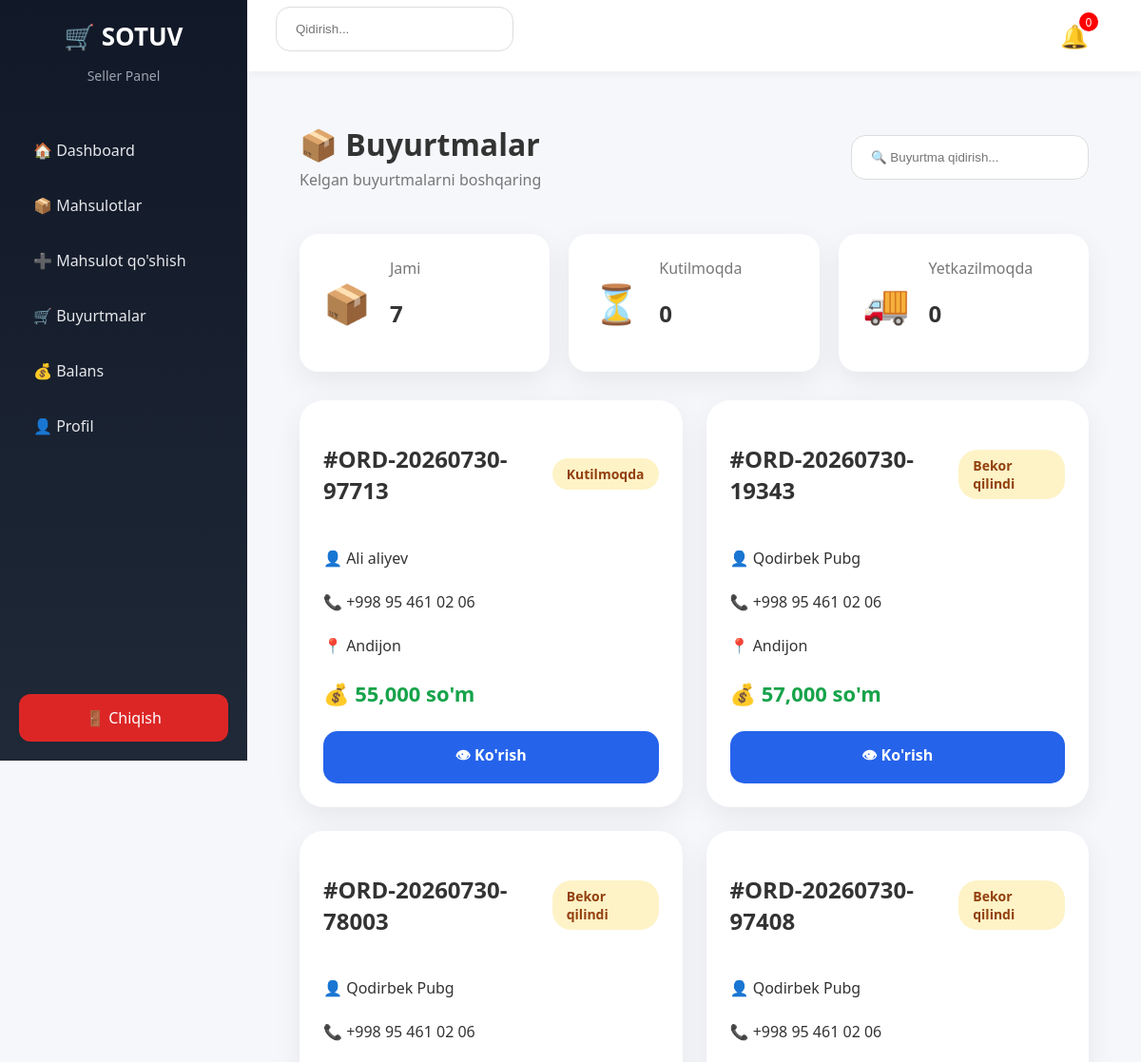
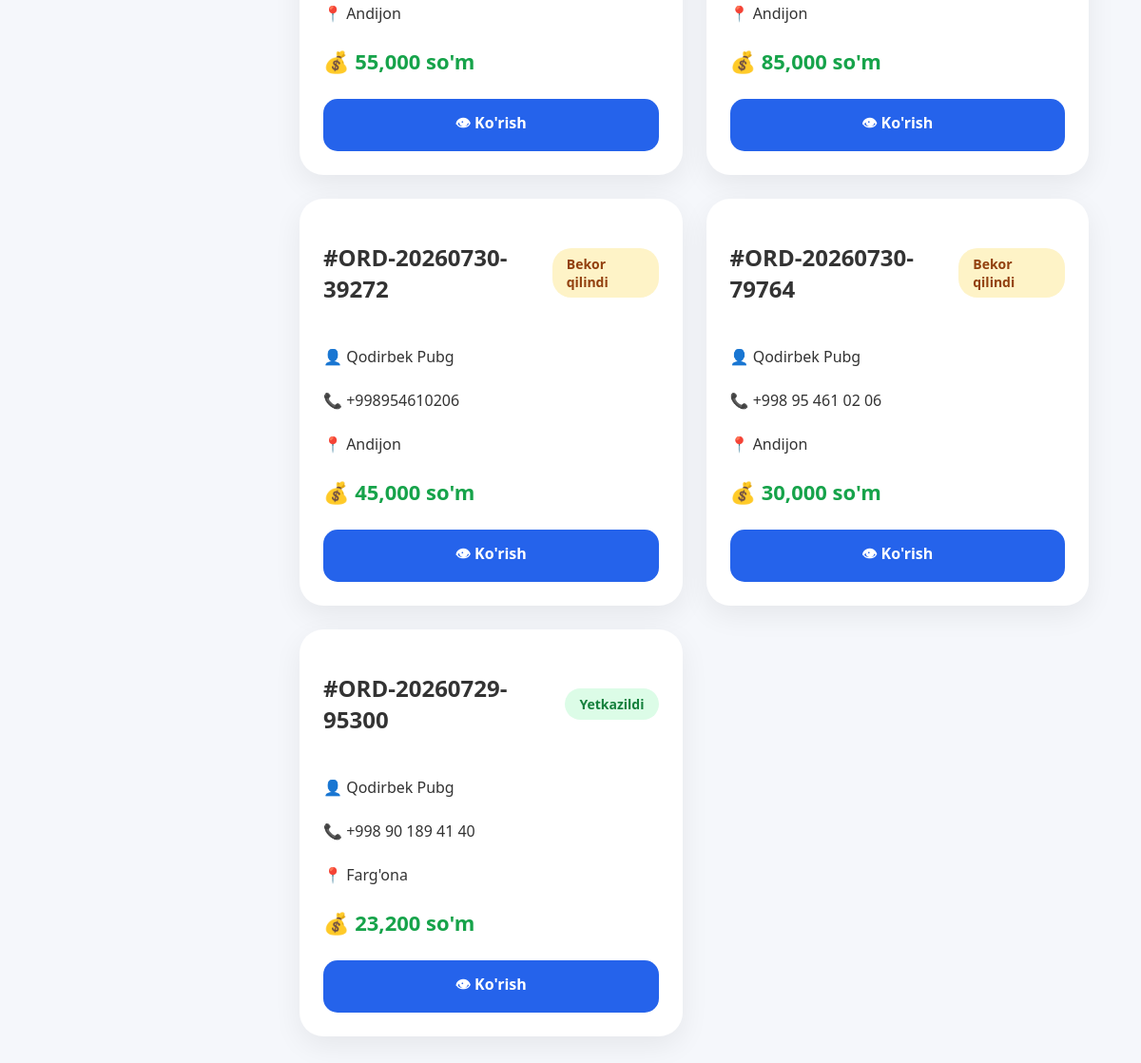
Screenshot of /seller/orders (signed in) with the database file from the repository (2 pictures, top to bottom).
### models/order.py (models this page shows, shortened)
class Order(db.Model):
    __tablename__ = "order"
    STATUS_NEW = "Kutilmoqda"
    STATUS_ACCEPTED = "Qabul qilindi"
    STATUS_PREPARING = "Tayyorlanmoqda"
    STATUS_SHIPPING = "Yetkazilmoqda"
    STATUS_DONE = "Yetkazildi"
    STATUS_CANCELLED = "Bekor qilindi"
    STATUSES = [
        STATUS_NEW,
        STATUS_ACCEPTED,
        STATUS_PREPARING,
        STATUS_SHIPPING,
        STATUS_DONE,
        STATUS_CANCELLED
    ]
    PAYMENT_PENDING = "To'lanmagan"
    PAYMENT_PAID = "To'langan"
    PAYMENT_REFUND = "Qaytarilgan"
    PAYMENT_STATUSES = [
        PAYMENT_PENDING,
        PAYMENT_PAID,
        PAYMENT_REFUND
    ]
    id = db.Column(
        db.Integer,
        primary_key=True
    )
    order_number = db.Column(
        db.String(50),
        unique=True,
        nullable=False,
        index=True
    )
    tracking_code = db.Column(
        db.String(100),
        unique=True
    )
    user_id = db.Column(
        db.Integer,
        db.ForeignKey("user.id"),
        nullable=False,
        index=True
    )
    subtotal = db.Column(
        db.Integer,
        default=0
    )
    delivery_price = db.Column(
        db.Integer,
        default=0
    )
    delivery_type = db.Column(
        db.String(50),
        default="standard"
    )
    discount = db.Column(
        db.Integer,
        default=0
    )
    total_price = db.Column(
        db.Integer,
        default=0
    )
    payment_method = db.Column(
        db.String(50),
        default="Naqd"
    )
    payment_status = db.Column(
        db.String(50),
        default=PAYMENT_PENDING
    )
    payment_check = db.Column(
        db.String(255),
        nullable=True
    )
    payment_verified = db.Column(
        db.Boolean,
        default=False
    )
    status = db.Column(
        db.String(50),
        default=STATUS_NEW,
        index=True
    )
    status_note = db.Column(
        db.Text
    )
    receiver_name = db.Column(
        db.String(100),
        nullable=False
    )
    phone = db.Column(
        db.String(30),
        nullable=False
    )
    country = db.Column(
        db.String(100),
        default="Uzbekistan"
    )
    region = db.Column(
        db.String(100)
    )
    city = db.Column(
        db.String(100)
    )
    district = db.Column(
        db.String(100)
    )
    street = db.Column(
        db.String(200)
    )
    house = db.Column(
        db.String(50)
    )
    apartment = db.Column(
        db.String(50)
    )
    address = db.Column(
        db.Text
    )
    comment = db.Column(
        db.Text
    )
    cancel_reason = db.Column(
        db.Text
    )
    created_at = db.Column(
        db.DateTime,
        default=datetime.utcnow,
        index=True
    )
    updated_at = db.Column(
        db.DateTime,
        default=datetime.utcnow,
        onupdate=datetime.utcnow
    )
    completed_at = db.Column(
        db.DateTime
    )
    user = db.relationship(
        "User",
        back_populates="orders"
    )
    items = db.relationship(
        "OrderItem",
        back_populates="order",
        cascade="all, delete-orphan",
        lazy="joined"
    )
    notifications = db.relationship(
        "Notification",
        back_populates="order",
        cascade="all, delete-orphan"
    )

### seller/routes.py (the view)
@seller.route(
    "/orders"
)
@seller_required
def orders():
    seller_id = session.get(
        "seller_id"
    )
    orders = (
        Order.query
        .join(
            OrderItem
        )
        .filter(
            OrderItem.seller_id == seller_id
        )
        .order_by(
            Order.created_at.desc()
        )
        .all()
    )
    return render_template(
        "seller/orders.html",
        orders=orders
    )

### templates/seller/orders.html (shortened to what this page needs)
{% extends "seller/base.html" %}
{% block content %}
<link rel="stylesheet" href="{{url_for('static',filename='css/seller_orders.css')}}">
<link rel="stylesheet" href="{{ url_for('static', filename='css/mobile-seller-orders.css') }}">
<div class="orders-page">
<div class="page-header">
<div>
<h1>
📦 Buyurtmalar
</h1>
<p>
Kelgan buyurtmalarni boshqaring
</p>
</div>
<div class="search">
<input
id="orderSearch"
placeholder="🔍 Buyurtma qidirish..."
>
</div>
</div>
<div class="stats">
<div class="stat-card">
<span>
📦
</span>
<div>
<p>
Jami
</p>
<h2>
{{orders|length}}
</h2>
</div>
</div>
<div class="stat-card">
<span>
⏳
</span>
<div>
<p>
Kutilmoqda
</p>
<h2>
{{orders|selectattr('status','equalto','Yangi')|list|length}}
</h2>
</div>
</div>
<div class="stat-card">
<span>
🚚
</span>
<div>
<p>
Yetkazilmoqda
</p>
<h2>
{{orders|selectattr('status','equalto','Yetkazilmoqda')|list|length}}
</h2>
</div>
</div>
</div>
<div class="orders-grid" id="orders">
{% if orders %}
{% for order in orders %}
<div class="order-card">
<div class="order-top">
<h2>
#{{order.order_number}}
</h2>
<span class="status {{order.status}}">
{{order.status}}
</span>
</div>
<div class="customer">
<p>
👤
{{order.receiver_name}}
</p>
<p>
📞
{{order.phone}}
</p>
<p>
📍
{{order.region}}
</p>
</div>
<div class="price">
💰
{{"{:,}".format(order.total_price)}}
so'm
</div>
<div class="card-footer">
<a href="{{url_for('seller.order_detail',id=order.id)}}"
class="view-btn">
👁 Ko'rish
</a>
</div>
</div>
{% endfor %}
{% endif %}
</div>
</div>
{% endblock %}

### templates/seller/base.html (shortened to what this page needs)
<!DOCTYPE html>
<html lang="uz">
<head>
<link
rel="stylesheet"
href="https://cdnjs.cloudflare.com/ajax/libs/font-awesome/6.5.2/css/all.min.css">
<link rel="stylesheet" href="/static/seller/css/style.css">
<link rel="stylesheet" href="{{ url_for('static', filename='css/mobile-seller-excel.css') }}">
</head>
<body>
<div class="sidebar">
<div class="logo">
<h2>
🛒 SOTUV
</h2>
<p>
Seller Panel
</p>
</div>
<div class="menu">
<a href="/seller"
class="menu-item">
🏠 Dashboard
</a>
<a href="/seller/products"
class="menu-item">
📦 Mahsulotlar
</a>
<a href="/seller/products/add"
class="menu-item">
➕ Mahsulot qo'shish
</a>
<a href="/seller/orders"
class="menu-item">
🛒 Buyurtmalar
</a>
<a href="/seller/balance"
class="menu-item">
💰 Balans
</a>
<a href="/seller/profile"
class="menu-item">
👤 Profil
</a>
</div>
<div class="sidebar-bottom">
<a href="/seller/logout"
class="logout">
🚪 Chiqish
</a>
</div>
</div>
<div class="main">
<div class="navbar">
<div class="search">
<input
type="text"
placeholder="Qidirish...">
</div>
<div class="right-nav">
<div class="notification">
🔔
<span>
0
</span>
</div>
</div>
</div>
<div class="content">
{% block content %}
{% endblock %}
</div>
</div>
</body>
</html>

### static/seller/css/style.css (style rules this page uses)
* { box-sizing:border-box; }
body { margin:0; font-family: "Segoe UI", Arial, sans-serif; background:#f5f7fb; color:#333; }
.sidebar { position:fixed; left:0; top:0; width:260px; height:100vh; background: linear-gradient( 180deg, #111827, #1f2937 ); padding:20px; display:flex; flex-direction:column; z-index:1000; }
.logo { text-align:center; color:white; margin-bottom:30px; }
.logo h2 { margin:0; font-size:26px; }
.logo p { color:#9ca3af; font-size:14px; }
.menu { flex:1; }
.menu-item { display:flex; align-items:center; gap:12px; padding:14px 15px; margin-bottom:8px; color:#e5e7eb; text-decoration:none; border-radius:12px; transition:.3s; }
.logout { display:block; padding:14px; text-align:center; background:#dc2626; color:white; border-radius:12px; text-decoration:none; transition:.3s; }
.main { margin-left:260px; min-height:100vh; }
.navbar { height:75px; background:white; display:flex; align-items:center; justify-content:space-between; padding:0 30px; box-shadow: 0 2px 10px rgba(0,0,0,.05); }
.search input { width:300px; padding:12px 18px; border-radius:30px; border:1px solid #ddd; outline:none; }
.right-nav { display:flex; align-items:center; gap:25px; }
.notification { position:relative; font-size:24px; cursor:pointer; }
.notification span { position:absolute; top:-8px; right:-10px; background:red; color:white; width:20px; height:20px; border-radius:50%; font-size:12px; display:flex; justify-content:center; align-items:center; }
.content { padding:30px; }
.stats { display:grid; grid-template-columns: repeat(4,1fr); gap:20px; }
.stat-card { background:white; padding:25px; border-radius:18px; }
input, textarea, select { width:100%; padding:13px; margin-bottom:15px; border: 1px solid #ddd; border-radius:10px; outline:none; }
.page-header { display:flex; justify-content:space-between; align-items:center; margin-bottom:30px; }
.page-header h1 { margin:0; }
.status { padding:6px 12px; border-radius:20px; background:#eee; }
.price { font-size:22px; font-weight:bold; color:#2563eb; }
.status { padding:6px 15px; border-radius:20px; background:#eee; }
.page-header { display:flex; justify-content:space-between; align-items:center; gap:20px; margin-bottom:25px; flex-wrap:wrap; }
.page-header h1 { font-size:32px; font-weight:800; margin:0; }
.page-header p { color:#777; margin-top:5px; }
.stat-card { background:white; border-radius:22px; padding:22px; display:flex; align-items:center; gap:18px; box-shadow:0 10px 30px rgba(0,0,0,.08); transition:.3s; }
.stat-card p { margin:0; color:#777; }
.price { font-size:22px; font-weight:800; color:#2563eb; }
.status { display:inline-flex; align-items:center; gap:6px; padding:7px 14px; border-radius:20px; background:#fef3c7; color:#92400e; font-size:14px; font-weight:600; }

### static/css/seller_orders.css (style rules this page uses)
.orders-page { padding:25px; }
.page-header { display:flex; justify-content:space-between; align-items:center; margin-bottom:30px; gap:20px; }
.page-header h1 { font-size:32px; }
.search input { padding:15px 20px; border-radius:15px; border:1px solid #ddd; width:250px; }
.stats { display:grid; grid-template-columns:repeat(3,1fr); gap:20px; margin-bottom:30px; }
.stat-card { background:white; padding:25px; border-radius:20px; display:flex; align-items:center; gap:20px; box-shadow:0 10px 30px #0001; }
.stat-card span { font-size:40px; }
.orders-grid { display:grid; grid-template-columns:repeat(auto-fill,minmax(320px,1fr)); gap:25px; }
.order-card { background:white; border-radius:25px; padding:25px; box-shadow:0 10px 30px #0001; transition:.3s; }
.order-top { display:flex; justify-content:space-between; align-items:center; }
.status { padding:7px 15px; border-radius:20px; font-weight:bold; font-size:14px; }
.status.Yetkazildi { background:#dcfce7; color:#15803d; }
.customer { margin:20px 0; line-height:30px; }
.price { font-size:22px; font-weight:bold; color:#16a34a; }
.card-footer { margin-top:25px; }
.view-btn { display:block; text-align:center; padding:14px; border-radius:15px; background:#2563eb; color:white; text-decoration:none; font-weight:bold; }

### rows the page displays
Order: order_number "ORD-20260730-97713", status "Kutilmoqda", receiver_name "Ali aliyev", phone "+998 95 461 02 06", region "Andijon", total_price "55,000"
Order: order_number "ORD-20260730-19343", status "Bekor qilindi", receiver_name "Qodirbek Pubg", phone "+998 95 461 02 06", region "Andijon", total_price "57,000"
Order: order_number "ORD-20260730-78003", status "Bekor qilindi", receiver_name "Qodirbek Pubg", phone "+998 95 461 02 06", region "Andijon", total_price "55,000"
Order: order_number "ORD-20260730-97408", status "Bekor qilindi", receiver_name "Qodirbek Pubg", phone "+998 95 461 02 06", region "Andijon", total_price "85,000"
Order: order_number "ORD-20260730-39272", status "Bekor qilindi", receiver_name "Qodirbek Pubg", phone "+998954610206", region "Andijon", total_price "45,000"
Order: order_number "ORD-20260730-79764", status "Bekor qilindi", receiver_name "Qodirbek Pubg", phone "+998 95 461 02 06", region "Andijon", total_price "30,000"
Order: order_number "ORD-20260729-95300", status "Yetkazildi", receiver_name "Qodirbek Pubg", phone "+998 90 189 41 40", region "Farg'ona", total_price "23,200"

### other values shown
{{ orders|length }} "7"
{{ orders|selectattr('status','equalto','Yangi')|list|length }} "0"
{{ orders|selectattr('status','equalto','Yetkazilmoqda')|list|length }} "0"
